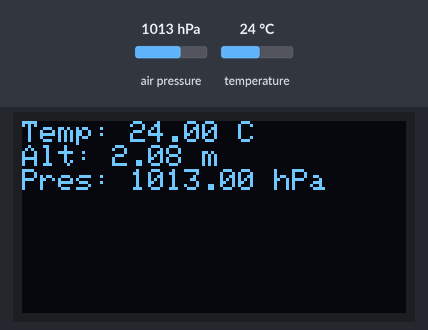
This program was run on a simulated Arduino Uno, built with avr-gcc and run on an emulated ATmega328P. On the bench: 128×64 one-colour display. The inputs (shaded band) are chosen by the test bench; at power-on: air pressure 1013 hPa, temperature 24 °C. What the program prints to the serial monitor is not drawn.

Above: at 1.6 s.
1.7 s: air pressure set to 952 hPa
At 3.6 s:
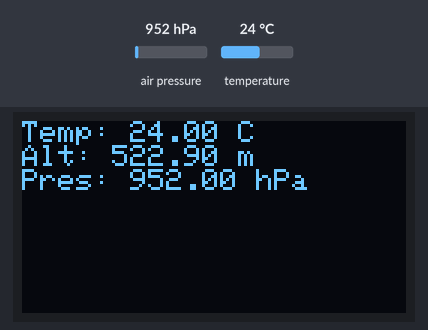
4.6 s: temperature set to 12 °C
At 8.2 s:
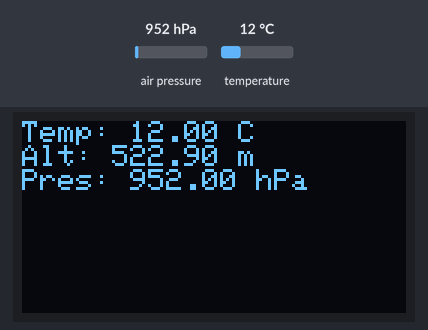
8.7 s: air pressure set to 975 hPa
At 11.6 s:
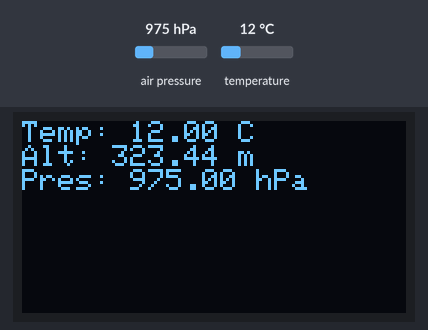
12.7 s: temperature set to 19 °C
Timing chart, 0 to 15.7 s (numbered marks = the images above; inputs shaded):
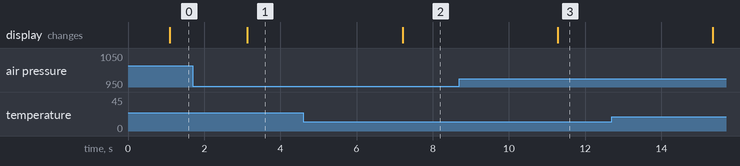

The program:

main.cpp
```cpp
#include <Arduino.h>
#include <Wire.h>
#include <Adafruit_Sensor.h>
#include <Adafruit_BMP280.h>
#include <SPI.h>
#include <Adafruit_GFX.h>
#include <Adafruit_SSD1306.h>

#define SCREEN_WIDTH 128
#define SCREEN_HEIGHT 64

#define OLED_MOSI 11
#define OLED_CLK 13
#define OLED_DC 9
#define OLED_CS 10
#define OLED_RST 8

Adafruit_SSD1306 display(
	SCREEN_WIDTH,
	SCREEN_HEIGHT,
	OLED_MOSI,
	OLED_CLK,
	OLED_DC,
	OLED_RST,
	OLED_CS
);


Adafruit_BMP280 bmp ;
float temperature;
float Altitude;
float pressure;

void setup(){
  Serial.begin(9600);
  Serial.println("Program Started");

  Wire.begin();
  Serial.println("I2C Started");

  if (bmp.begin(0x76))
    {
     Serial.println("BMP280 Found at 0x76");
    }
  else if (bmp.begin(0x77))
    {
      Serial.println("BMP280 Found at 0x77");
    }
  else
    {
      Serial.println("BMP280 Not Found");
    }

  display.begin(
  SSD1306_SWITCHCAPVCC
  );

  // Clear Display
  display.clearDisplay();
  // Set Text Size
  display.setTextSize(1);
  // Set Text Color
  display.setTextColor(SSD1306_WHITE);
  // Update Display
  display.display();

}


void loop(){

  temperature = bmp.readTemperature();
  Serial.print("Temperature: ");
  Serial.print(temperature);
  Serial.println(" C");

  Altitude = bmp.readAltitude(1013.25);;

  Serial.print("Altitude: ");
  Serial.print(Altitude);
  Serial.println(" m");

  pressure = bmp.readPressure() / 100;
  Serial.print("Pressure: ");
  Serial.print(pressure);
  Serial.println(" hPa");


  delay(1000);


  // OLED
  // Clear the OLED display
  display.clearDisplay();
  // Move the cursor to the top of the display
  display.setCursor(0, 0);
  // Display the label "Temp: "
  display.print("Temp: ");
  // Display the temperature value
  display.print(temperature);
  // Display the temperature unit
  display.println(" C");
  // Display the label "Alt: "
  display.print("Alt: ");
  // Display the Altitude value
  display.print(Altitude);
  // Display the Altitude unit
  display.println(" m");
  // Display the label "Pres: "
  display.print("Pres: ");
  // Display the Altitude value
  display.print(pressure);
  // Display the pressure unit
  display.println(" hPa");
  // Update the OLED display
  display.display();
  // Wait one second
  delay(1000);
 }
```

Measured:
- after the input at 1.7 s, the display: changes after 1.4 s (image 1)
- after the input at 4.6 s, the display: changes after 2.6 s (image 2)
- after the input at 8.7 s, the display: changes after 2.6 s (image 3)
